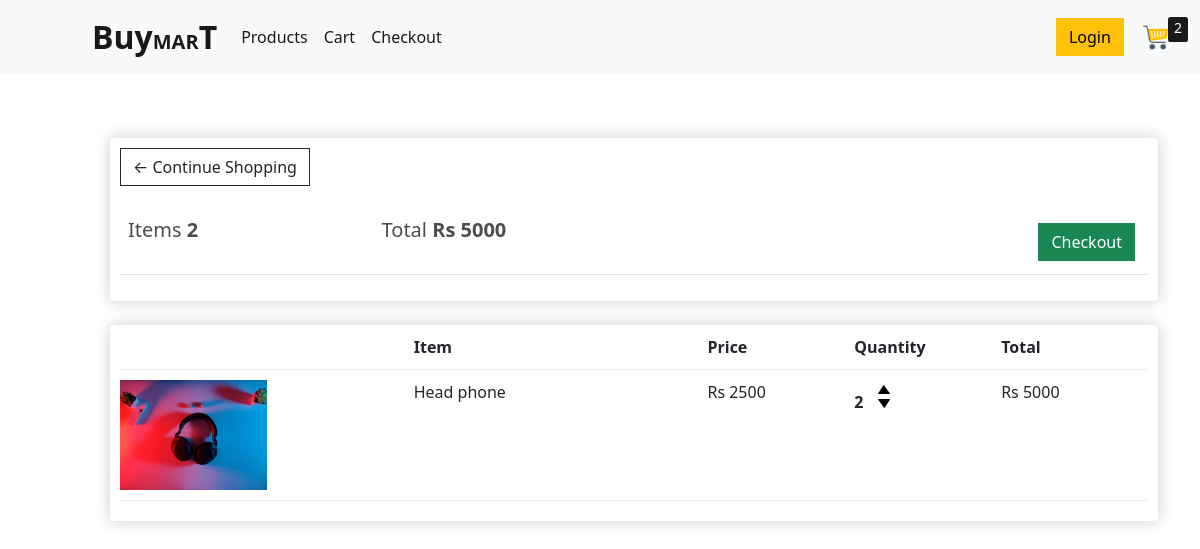
/cart/ (signed in), run on an earlier commit of the app's database.
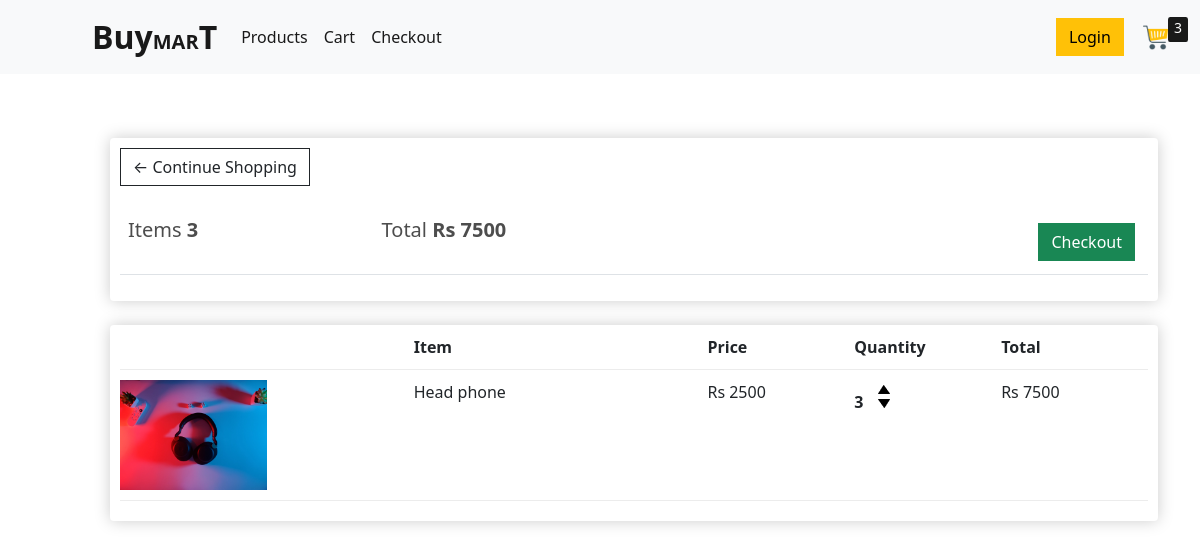
And on a later commit of the database.
### products/models.py (models this page shows, shortened)
class Order(models.Model):
    customer = models.ForeignKey(Customer, on_delete=models.SET_NULL, blank=True, null=True)
    date_ordered = models.DateTimeField(auto_now_add=True)
    complete = models.BooleanField(default=False, null=True, blank=False)
    transaction_id = models.CharField(max_length=100, null=True)
    @property
    def get_cart_total(self):
        orderitems = self.orderitem_set.all()
        total = sum([item.get_total for item in orderitems])
        return total
    @property
    def get_cart_items(self):
        orderitems = self.orderitem_set.all()
        total = sum([item.quantity for item in orderitems])
        return total

class OrderItem(models.Model):
    product = models.ForeignKey(Product, on_delete=models.SET_NULL, null=True)
    order = models.ForeignKey(Order, on_delete=models.SET_NULL, null=True)
    quantity = models.IntegerField(default=0, null=True, blank=True)
    date_added = models.DateTimeField(auto_now_add=True)
    @property
    def get_total(self):
        total = self.product.price * self.quantity
        return total

class Product(models.Model):
    name = models.CharField(max_length=255)
    price = models.FloatField()
    digital = models.BooleanField(default=False, null=True, blank=True)
    image = models.ImageField(null=True, blank=True)
    @property
    def imageURL(self):
        try:
            url = self.image.url
        except:
            url = ''
        return url

### products/views.py (the view)
# urls.py: path('cart/', views.cart, name='cart'),
def cart(request):
    if request.user.is_authenticated:
        customer = request.user.customer
        order, created = Order.objects.get_or_create(customer=customer, complete=False)
        items = order.orderitem_set.all()
        cartItems = order.get_cart_items
    else:
        items = []
        order = {'get_cart_total': 0, 'get_cart_items': 0}
        cartItems = order['get_cart_items']
    context = {'items': items, 'order': order, 'cartItems': cartItems}
    return render(request, 'render/cart.html', context)

### products/templates/render/cart.html
{% extends 'render/base.html' %}
{% load static %}
{% block content %}
	<div class="row">
		<div class="col-lg-12">
			<div class="box-element">
				<a  class="btn btn-outline-dark" href="{% url 'products' %}">&#x2190; Continue Shopping</a>
				<br>
				<br>
				<table class="table">
					<tr>
						<th><h5>Items <strong>{{order.get_cart_items}}</strong></h5></th>
						<th><h5>Total <strong>Rs {{order.get_cart_total|floatformat:0}}</strong></h5></th>
						<th>
							<a  style="float:right; margin:5px;" class="btn btn-success" href="{% url 'checkout' %}">Checkout</a>
						</th>
					</tr>
				</table>
			</div>
			<br>
			<div class="box-element">
				<div class="cart-row">
					<div style="flex:2"></div>
					<div style="flex:2"><strong>Item</strong></div>
					<div style="flex:1"><strong>Price</strong></div>
					<div style="flex:1"><strong>Quantity</strong></div>
					<div style="flex:1"><strong>Total</strong></div>
				</div>
				{% for item in items %}
				<div class="cart-row">
					<div style="flex:2"><img class="row-image" src="{{item.product.imageURL}}"></div>
					<div style="flex:2"><p>{{item.product.name}}</p></div>
					<div style="flex:1"><p>Rs {{item.product.price|floatformat:0}}</p></div>
					<div style="flex:1">
						<p class="quantity">{{item.quantity}}</p>
						<div class="quantity">
							<img data-product="{{item.product.id}}" data-action ="add" class="chg-quantity update-cart" src="{% static  'images/arrow-up.png' %}">
							<img data-product="{{item.product.id}}" data-action="remove" class="chg-quantity update-cart" src="{% static  'images/arrow-down.png' %}">
						</div>
					</div>
					<div style="flex:1"><p>Rs {{item.get_total|floatformat:0}}</p></div>
				</div>
				{% endfor %}
			</div>
		</div>
	</div>
{% endblock content %}

What changed in the data, as far as the page shows it:
changed through a linked row, Order: get_cart_items "2" → "3"; get_cart_total "5000" → "7500"
changed OrderItem "Head phone": quantity "2" → "3"; get_total "5000" → "7500"
Also different on the page:
{{ cartItems }}: "2" → "3"
